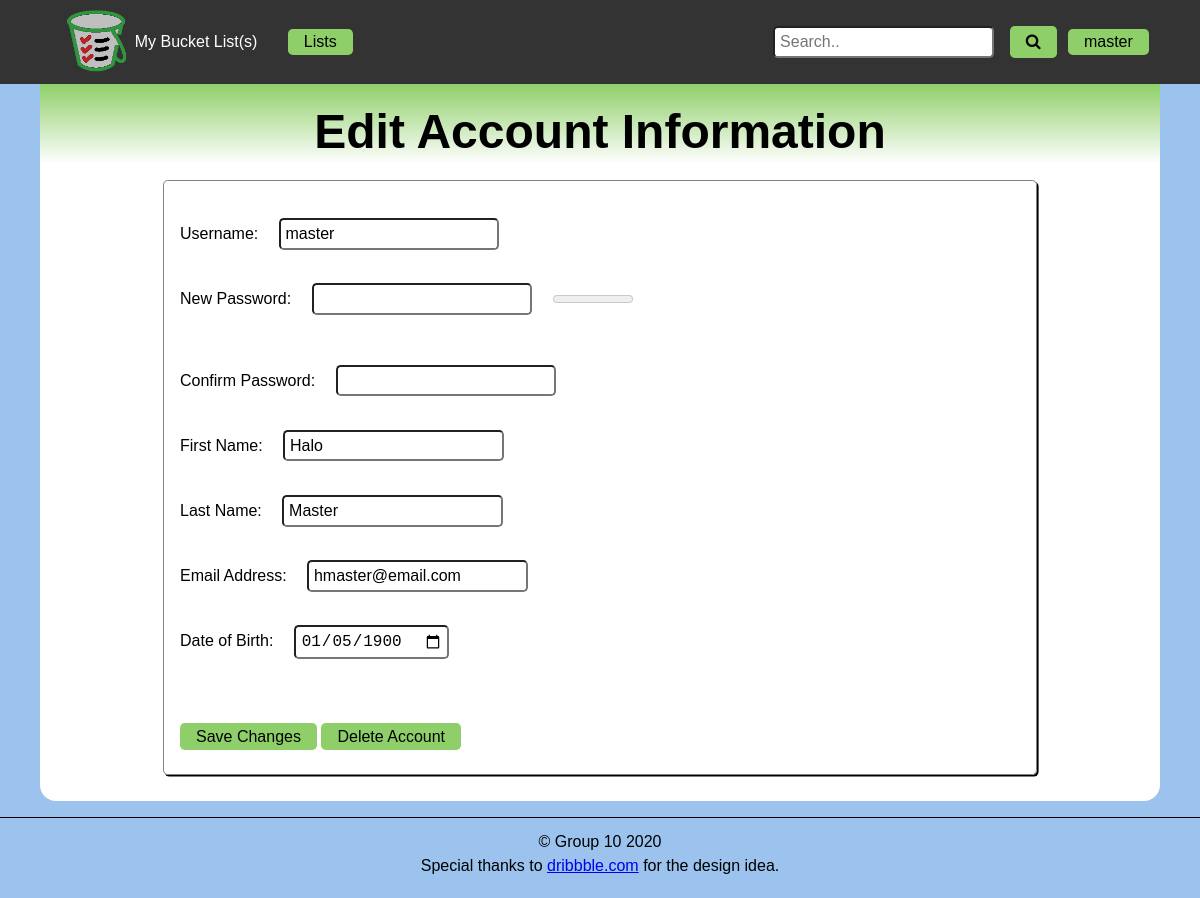
The app's page /accounts.php (signed in), older data.
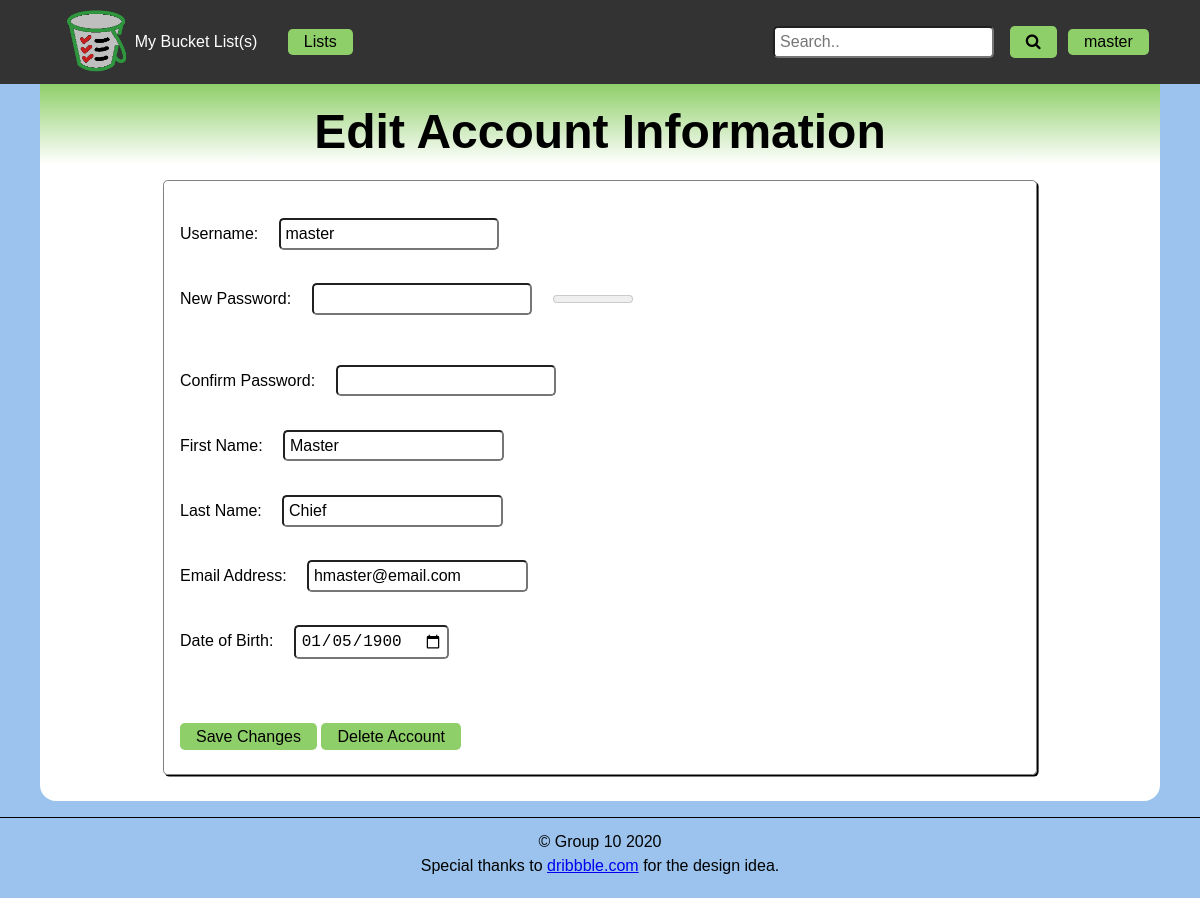
The same page, newer data.
### tables this page shows
CREATE TABLE `g10_users` (
  `id` int(11) NOT NULL,
  `username` varchar(32) NOT NULL,
  `pass` varchar(128) NOT NULL,
  `first` varchar(64) NOT NULL,
  `last` varchar(64) NOT NULL,
  `email` varchar(128) NOT NULL,
  `dob` date DEFAULT NULL
);

### accounts.php (the view, shortened to what this page needs)
<?php
  if(isset($_SESSION['user'])){
    $user = $_SESSION['user'];
    $pdo = connectDB();
    $query = "SELECT * FROM g10_users WHERE username = ?";
    $stmt = $pdo->prepare($query);
    $stmt->execute([$user]);
    $results = $stmt->fetch();
  }
?>
<!DOCTYPE HTML>
<html lang="en">
<head>
  <?php
    include "includes/meta.php"
  ?>
</head>
<body>
  <header>
    <?php include 'includes/nav.php' ?>
  </header>
  <main>
    <header>
      <?php if(isset($_SESSION['user'])): ?>
        <h1>Edit Account Information</h1>
      <?php else: ?>
        <h1>Register</h1>
      <?php endif ?>
    </header>
    <form id="register-form" action="<?= $_SERVER['PHP_SELF'] ?>" method="post">
      <div>
        <label for="username">Username:</label>
        <input id="username" name="username" type="text"
        <?php if(isset($_SESSION['user'])): ?>
          value = "<?= $results['username'] ?>" readonly>
        <?php else: ?>
          placeholder = "Thrillseeker99" required>
        <?php endif ?>
      </div>
      <?php if(isset($_SESSION['user'])): ?>
        <div>
          <label for="new_password">New Password:</label>
          <input name="new_password" type="password" id="new_password" minlength="8">
          <meter max="4" id="newpassword-strength"></meter>
          <p id="newpassword-strength-text"></p>
        </div>
        <div>
          <label for="password_confirm">Confirm Password:</label>
          <input name="password_confirm" type="password" id="password_confirm" minlength="8">
        </div>
      <?php endif ?>
      <div>
        <label for="firstname">First Name:</label>
        <input id="firstname" name="firstname" type="text"
        <?php if(isset($_SESSION['user'])): ?>
          value = "<?= $results['first'] ?>" required>
        <?php else: ?>
          placeholder = "Mary" required>
        <?php endif ?>
      </div>
      <div>
        <label for="lastname">Last Name:</label>
        <input id="lastname" name="lastname" type="text"
        <?php if(isset($_SESSION['user'])): ?>
          value = "<?= $results['last'] ?>" required>
        <?php else: ?>
          placeholder = "Sue" required>
        <?php endif ?>
      </div>
      <div>
        <label for="email">Email Address:</label>
        <input id="email" name="email" type="text"
        <?php if(isset($_SESSION['user'])): ?>
          value = "<?= $results['email'] ?>" required>
        <?php else: ?>
          placeholder = "mary.sue@gmail.com" required>
        <?php endif ?>
      </div>
      <div>
        <label for="birthdate">Date of Birth:</label>
        <input id="birthdate" type="date" name="birthdate" min="1900-01-01"
        <?php if(isset($_SESSION['user'])): ?>
          value = "<?= $results['dob'] ?>" required>
        <?php else: ?>
          required>
        <?php endif ?>
      </div>
      <?php if(isset($_SESSION['user'])): ?>
        <div class="errors">
        </div>
        <div class="updated">
        </div>
        <button id="update" name="update"> Save Changes</button>
        <button type="button" name="deleteAccount"> Delete Account</button>
      <?php endif ?>
    </form>
  </main>
  <?php include 'includes/footer.php' ?>
</body>
</html>

Row changes from the older to the newer data that the page shows:
changed g10_users "master": firstname "Halo" → "Master"; lastname "Master" → "Chief"
